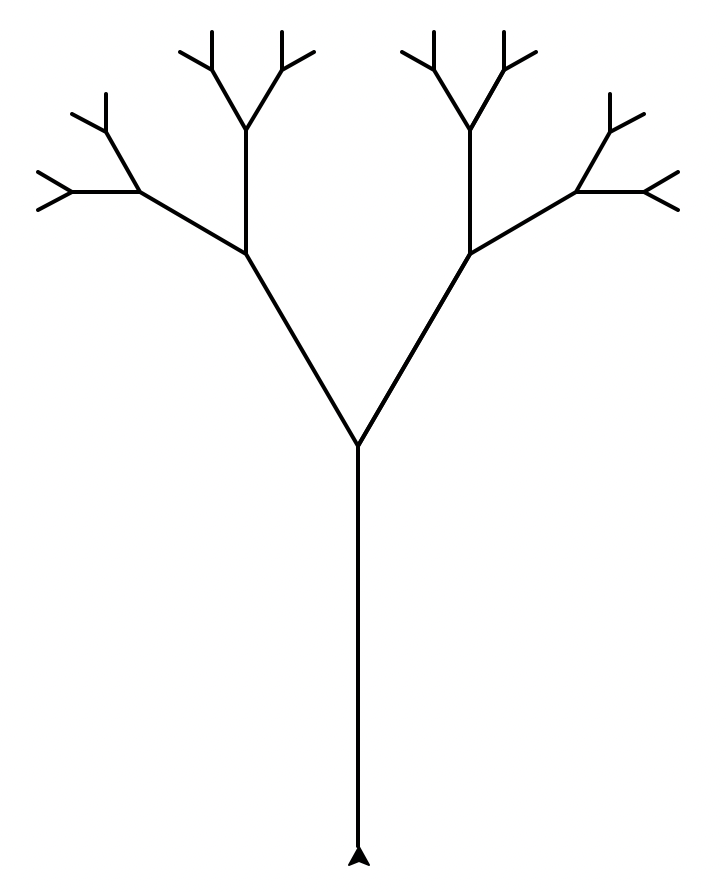
#> input picture 06 - Applied sciences/mathematics/mathe_2_Aufl/15_fraktale/abbildungen/baumfraktal.png, 726 x 892 px
$ python abb_15_14.py
#> lines starting #> are read from the running program, lines starting #| are printed output that depends on the picture
#abb_15_14.py
#Fraktale zu Aufgabe
import matplotlib.pyplot as plt
#
fig,ax=plt.subplots(1,3,figsize=(6,2))
#fig,ax=plt.subplots(1,2)
bild1 = plt.imread('baumfraktal.png')
#> bild1 is the input picture: shape (892, 726, 4) float32; mean R, G, B, A 0.984, 0.984, 0.984, 1
bild2 = plt.imread('hilbert.png')
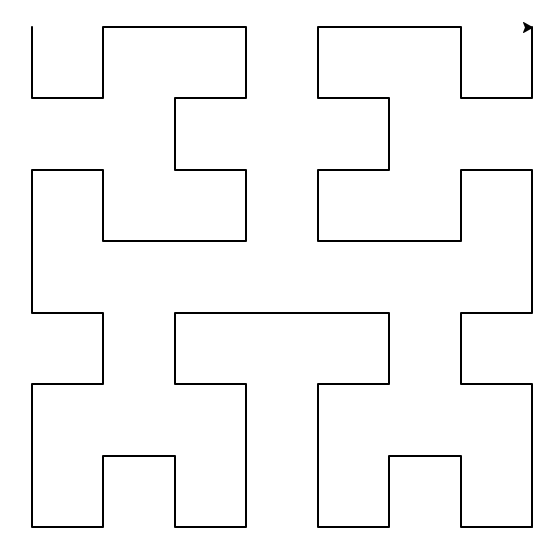
#> input picture 06 - Applied sciences/mathematics/mathe_2_Aufl/15_fraktale/abbildungen/hilbert.png, 1112 x 1102 px (shown at 1/2 size)
#> bild2 is the input picture: shape (1102, 1112, 4) float32; mean R, G, B, A 0.971, 0.971, 0.971, 1
bild3 = plt.imread('teppich.png')
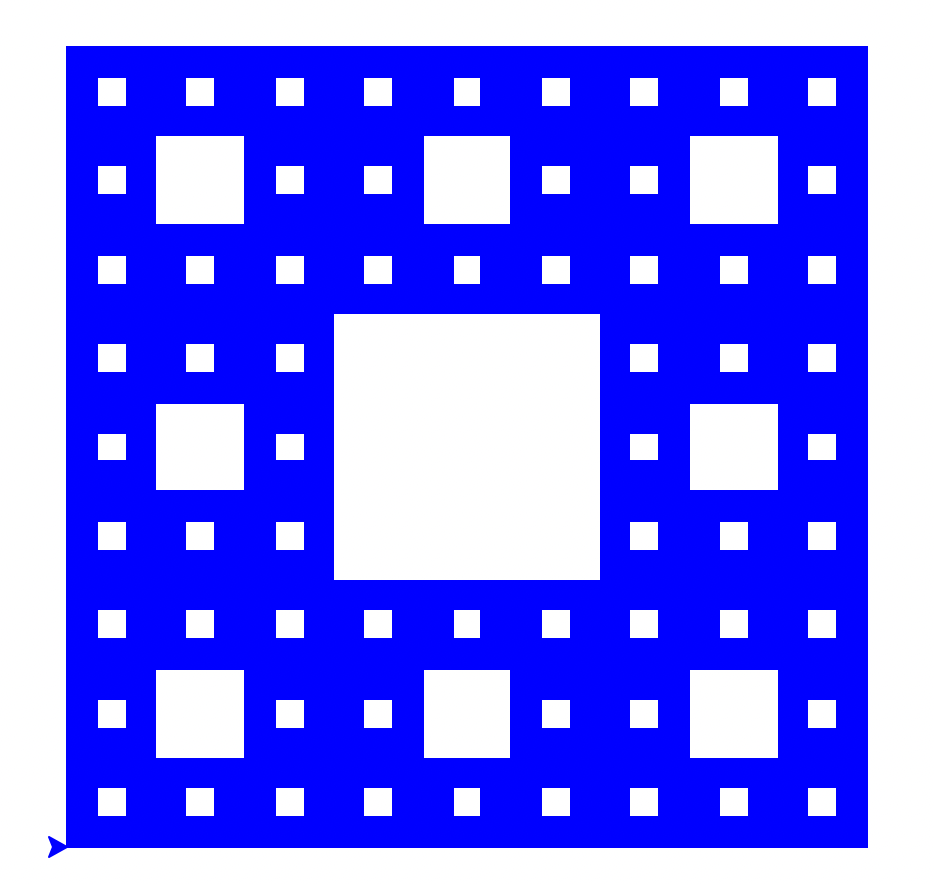
#> input picture 06 - Applied sciences/mathematics/mathe_2_Aufl/15_fraktale/abbildungen/teppich.png, 934 x 884 px
#> bild3 is the input picture: shape (884, 934, 4) float32; mean R, G, B, A 0.441, 0.441, 1, 1
#Bild links
ax[0].imshow(bild1)
ax[0].axis('off')
ax[0].text(100,960,"Baum-Fraktal",fontsize=11)
ax[1].imshow(bild2)
ax[1].axis('off')
ax[1].text(225,1250,"Hilbert-Kurve",fontsize=11)
ax[2].imshow(bild3)
ax[2].axis('off')
ax[2].text(110,1000,"Sierpinski-Teppich",fontsize=11)
fig.tight_layout()
plt.show()
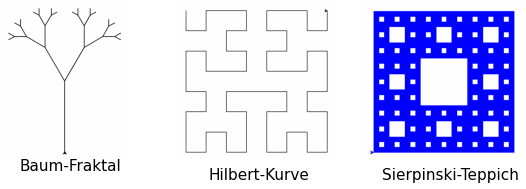
#> figure drawn by matplotlib, 3 panels
